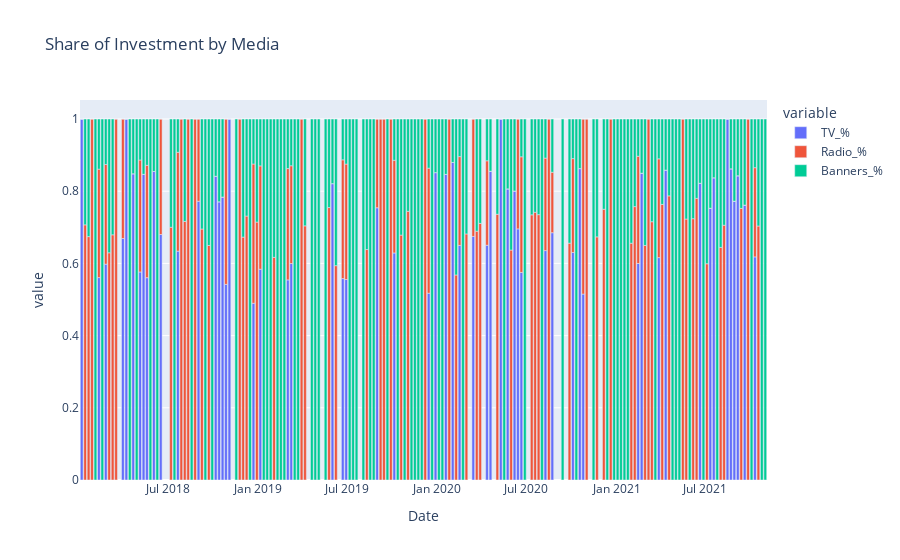

Notebook code for this chart:
### Markdown cell above
Los Banners son los que estan activos

### Code cell
data2 = data.copy()
data2[['TV_%', 'Radio_%', 'Banners_%']] = data2[['TV', 'Radio', 'Banners']].apply(lambda x: x / x.sum(), axis=1)
px.bar(data2, x="Date", y=['TV_%', 'Radio_%', 'Banners_%'], title='Share of Investment by Media')

### Figure 1 — Plotly figure (JSON) as saved in the notebook; plotly's stock layout.template omitted (floating-point values rounded to 4 significant figures; data arrays with more than 128 entries replaced by an {"elided": "..."} marker saying what was removed)
{"data": [{"alignmentgroup": "True", "hovertemplate": "variable=TV_%<br>Date=%{x}<br>value=%{y}<extra></extra>", "legendgroup": "TV_%", "marker": {"color": "#636efa", "pattern": {"shape": ""}}, "name": "TV_%", "offsetgroup": "TV_%", "orientation": "v", "showlegend": true, "textposition": "auto", "type": "bar", "x": {"elided": "200 str values"}, "xaxis": "x", "y": {"elided": "200 float values"}, "yaxis": "y"}, {"alignmentgroup": "True", "hovertemplate": "variable=Radio_%<br>Date=%{x}<br>value=%{y}<extra></extra>", "legendgroup": "Radio_%", "marker": {"color": "#EF553B", "pattern": {"shape": ""}}, "name": "Radio_%", "offsetgroup": "Radio_%", "orientation": "v", "showlegend": true, "textposition": "auto", "type": "bar", "x": {"elided": "200 str values"}, "xaxis": "x", "y": {"elided": "200 float values"}, "yaxis": "y"}, {"alignmentgroup": "True", "hovertemplate": "variable=Banners_%<br>Date=%{x}<br>value=%{y}<extra></extra>", "legendgroup": "Banners_%", "marker": {"color": "#00cc96", "pattern": {"shape": ""}}, "name": "Banners_%", "offsetgroup": "Banners_%", "orientation": "v", "showlegend": true, "textposition": "auto", "type": "bar", "x": {"elided": "200 str values"}, "xaxis": "x", "y": {"elided": "200 float values"}, "yaxis": "y"}], "layout": {"barmode": "relative", "legend": {"title": {"text": "variable"}, "tracegroupgap": 0}, "title": {"text": "Share of Investment by Media"}, "xaxis": {"anchor": "y", "domain": [0, 1], "title": {"text": "Date"}}, "yaxis": {"anchor": "x", "domain": [0, 1], "title": {"text": "value"}}}}
